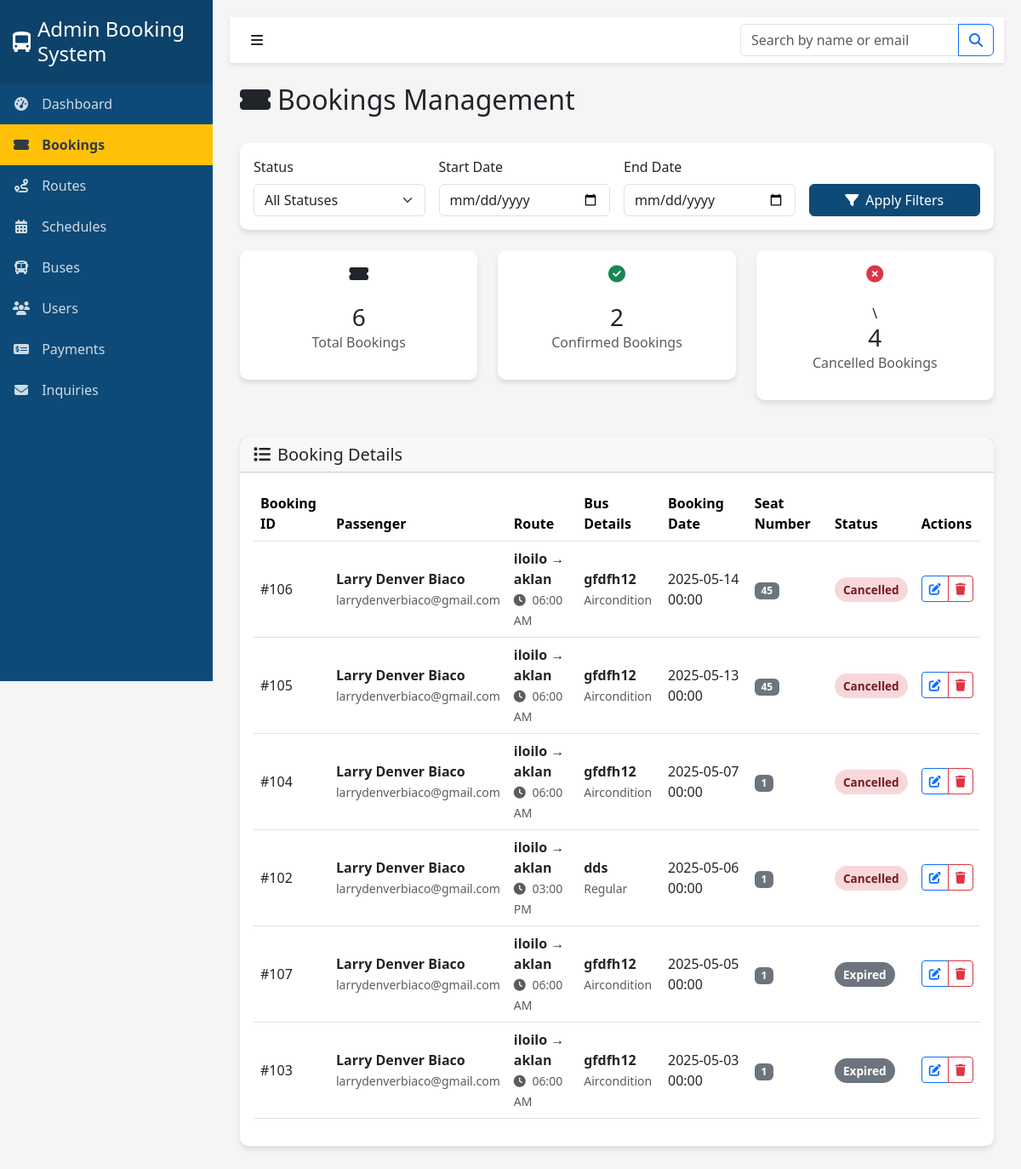
Before: /admin/tabs/bookings_admin.php with the older database file.
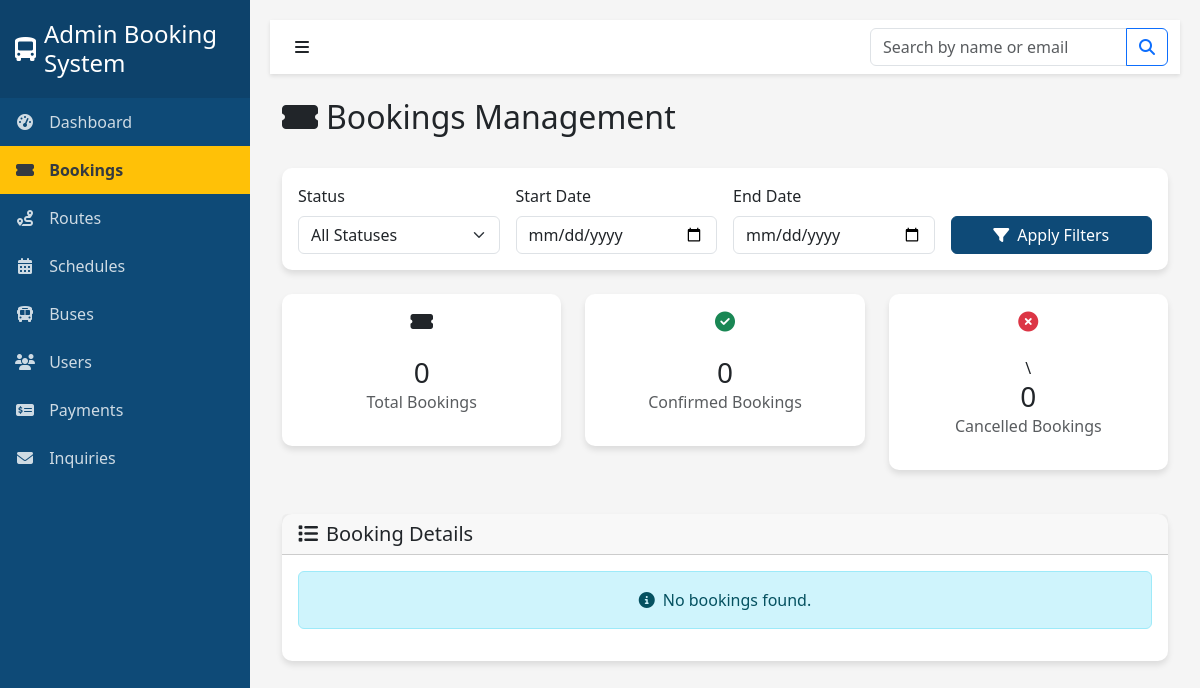
After: the same page with the newer database file.
### tables this page shows
CREATE TABLE `bookings` (
  `id` int(11) NOT NULL,
  `bus_id` int(11) NOT NULL,
  `user_id` int(11) NOT NULL,
  `seat_number` int(11) NOT NULL,
  `passenger_name` varchar(100) DEFAULT NULL,
  `booking_date` date NOT NULL,
  `booking_status` enum('pending','confirmed','cancelled','completed','no_show') NOT NULL DEFAULT 'pending',
  `group_booking_id` varchar(50) DEFAULT NULL,
  `booking_reference` varchar(20) DEFAULT NULL,
  `trip_number` varchar(50) DEFAULT NULL,
  `payment_method` varchar(50) DEFAULT NULL,
  `payment_status` varchar(20) DEFAULT 'pending',
  `payment_proof` varchar(255) DEFAULT NULL,
  `payment_proof_status` varchar(20) DEFAULT 'pending',
  `payment_proof_timestamp` datetime DEFAULT NULL,
  `discount_type` varchar(20) DEFAULT 'regular',
  `discount_id_proof` varchar(255) DEFAULT NULL,
  `discount_verified` tinyint(1) DEFAULT 0,
  `discount_verified_by` int(11) DEFAULT NULL,
  `discount_verified_at` datetime DEFAULT NULL,
  `base_fare` decimal(10,2) DEFAULT NULL,
  `discount_amount` decimal(10,2) DEFAULT 0.00,
  `final_fare` decimal(10,2) DEFAULT NULL,
  `cancel_reason` varchar(255) DEFAULT NULL,
  `cancelled_at` datetime DEFAULT NULL,
  `cancelled_by` int(11) DEFAULT NULL,
  `refund_status` enum('not_applicable','pending','processed','denied') DEFAULT 'not_applicable',
  `refund_amount` decimal(10,2) DEFAULT NULL,
  `refund_note` varchar(255) DEFAULT NULL,
  `refund_processed_by` int(11) DEFAULT NULL,
  `refund_processed_at` datetime DEFAULT NULL,
  `special_requests` text DEFAULT NULL,
  `check_in_time` datetime DEFAULT NULL,
  `boarding_status` enum('not_boarded','boarded','completed') DEFAULT 'not_boarded',
  `qr_code` varchar(255) DEFAULT NULL,
  `created_at` datetime DEFAULT current_timestamp(),
  `updated_at` datetime DEFAULT current_timestamp() ON UPDATE current_timestamp(),
  `passenger_contact` varchar(20) DEFAULT NULL
);

CREATE TABLE `users` (
  `id` int(11) NOT NULL,
  `first_name` varchar(50) NOT NULL,
  `last_name` varchar(50) NOT NULL,
  `gender` enum('male','female','other') NOT NULL,
  `birthdate` date NOT NULL,
  `contact_number` varchar(20) NOT NULL,
  `email` varchar(100) NOT NULL,
  `password` varchar(255) NOT NULL,
  `is_verified` tinyint(1) DEFAULT 0,
  `user_type` enum('customer','admin','staff') DEFAULT 'customer',
  `profile_image` varchar(255) DEFAULT NULL,
  `address` text DEFAULT NULL,
  `emergency_contact` varchar(100) DEFAULT NULL,
  `emergency_phone` varchar(20) DEFAULT NULL,
  `created_at` timestamp NOT NULL DEFAULT current_timestamp(),
  `updated_at` timestamp NOT NULL DEFAULT current_timestamp() ON UPDATE current_timestamp(),
  `last_login` datetime DEFAULT NULL,
  `status` enum('active','inactive','suspended') DEFAULT 'active',
  `full_name` varchar(101) GENERATED ALWAYS AS (concat(`first_name`,' ',`last_name`)) STORED
);

CREATE TABLE `buses` (
  `id` int(11) NOT NULL,
  `bus_type` varchar(50) NOT NULL,
  `seat_capacity` int(11) NOT NULL,
  `plate_number` varchar(20) NOT NULL,
  `driver_name` varchar(100) NOT NULL,
  `conductor_name` varchar(100) NOT NULL,
  `status` enum('Active','Inactive','Under Maintenance') DEFAULT 'Active',
  `route_id` int(11) DEFAULT NULL,
  `route_name` varchar(255) NOT NULL,
  `origin` varchar(100) DEFAULT NULL,
  `destination` varchar(100) DEFAULT NULL,
  `bus_model` varchar(100) DEFAULT NULL,
  `year_manufactured` year(4) DEFAULT NULL,
  `last_maintenance` date DEFAULT NULL,
  `next_maintenance` date DEFAULT NULL,
  `fuel_type` enum('diesel','gasoline','electric','hybrid') DEFAULT 'diesel',
  `wifi_available` tinyint(1) DEFAULT 0,
  `charging_ports` tinyint(1) DEFAULT 0,
  `wheelchair_accessible` tinyint(1) DEFAULT 0,
  `created_at` timestamp NOT NULL DEFAULT current_timestamp(),
  `updated_at` timestamp NOT NULL DEFAULT current_timestamp() ON UPDATE current_timestamp()
);

### admin/tabs/bookings_admin.php (the view, shortened to what the changed rows need)
<?php
require_once "../../backend/connections/config.php";
$bookings = [];
try {
    $whereParams = [];
    $paramTypes = "";
    $baseQuery = "SELECT
                    b.id as booking_id,
                    b.booking_date,
                    b.booking_status,
                    b.seat_number,
                    CONCAT(u.first_name, ' ', u.last_name) as user_name,
                    u.email as user_email,
                    s.origin,
                    s.destination,
                    s.departure_time,
                    bus.plate_number,
                    bus.bus_type,
                    CASE
                        WHEN b.booking_date < CURRENT_DATE AND b.booking_status != 'cancelled' THEN 'expired'
                        ELSE b.booking_status
                    END as display_status
                  FROM bookings b
                  JOIN users u ON b.user_id = u.id
                  JOIN schedules s ON s.bus_id = b.bus_id
                  JOIN buses bus ON bus.id = b.bus_id";
    $baseQuery .= " GROUP BY b.id";
    $baseQuery .= " ORDER BY b.booking_date DESC";
    if (!empty($whereParams)) {
        $stmt = $conn->prepare($baseQuery);
        $stmt->bind_param($paramTypes, ...$whereParams);
        $stmt->execute();
        $result = $stmt->get_result();
    } else {
        $result = $conn->query($baseQuery);
    }
    if ($result) {
        while ($row = $result->fetch_assoc()) {
            $bookings[] = $row;
        }
    }
} catch (Exception $e) {
    $error_message = "Error fetching bookings: " . $e->getMessage();
}
?>
<!DOCTYPE html>
<html lang="en">
<head>
    <link href="https://cdn.jsdelivr.net/npm/bootstrap@5.3.0-alpha1/dist/css/bootstrap.min.css" rel="stylesheet">
    <link rel="stylesheet" href="https://cdnjs.cloudflare.com/ajax/libs/font-awesome/6.1.1/css/all.min.css">
    <link href="../css/admin.css" rel="stylesheet">
</head>
<body>
    <div class="wrapper">
        <div class="content">
            <div class="container-fluid">
                <div class="d-flex justify-content-between align-items-center mb-4">
                    <h2><i class="fas fa-ticket-alt me-2"></i>Bookings Management</h2>
                </div>
                <div class="row mb-4">
                    <div class="col-md-4">
                        <div class="card">
                            <div class="card-body text-center">
                                <h5><i class="fas fa-ticket-alt mb-3"></i></h5>
                                <h3 class="mb-0"><?php echo count($bookings); ?></h3>
                                <p class="text-muted">Total Bookings</p>
                            </div>
                        </div>
                    </div>
                    <div class="col-md-4">
                        <div class="card">
                            <div class="card-body text-center">
                                <h5><i class="fas fa-check-circle mb-3 text-success"></i></h5>
                                <h3 class="mb-0">
                                    <?php
                                    $confirmed = array_filter($bookings, function($booking) {
                                        return $booking['booking_status'] === 'confirmed';
                                    });
                                    echo count($confirmed);
                                    ?>
                                </h3>
                                <p class="text-muted">Confirmed Bookings</p>
                            </div>
                        </div>
                    </div>
                    <div class="col-md-4">
                        <div class="card">
                            <div class="card-body text-center">
                                <h5><i class="fas fa-times-circle mb-3 text-danger"></i></h5>\
                                <h3 class="mb-0">
                                    <?php
                                    $cancelled = array_filter($bookings, function($booking) {
                                        return $booking['booking_status'] === 'cancelled';
                                    });
                                    echo count($cancelled);
                                    ?>
                                </h3>
                                <p class="text-muted">Cancelled Bookings</p>
                            </div>
                        </div>
                    </div>
                </div>
                <div class="card">
                    <div class="card-body">
                        <?php if (count($bookings) > 0): ?>
                        <div class="table-responsive">
                            <table class="table table-hover align-middle">
                                <thead>
                                    <tr>
                                        <th>Booking ID</th>
                                        <th>Passenger</th>
                                        <th>Route</th>
                                        <th>Bus Details</th>
                                        <th>Booking Date</th>
                                        <th>Seat Number</th>
                                        <th>Status</th>
                                        <th>Actions</th>
                                    </tr>
                                </thead>
                                <tbody>
                                    <?php foreach ($bookings as $booking): ?>
                                    <tr>
                                        <td>#<?php echo htmlspecialchars($booking['booking_id']); ?></td>
                                        <td>
                                            <div class="fw-bold"><?php echo htmlspecialchars($booking['user_name']); ?></div>
                                            <small class="text-muted"><?php echo htmlspecialchars($booking['user_email']); ?></small>
                                        </td>
                                        <td>
                                            <div class="fw-bold">
                                                <?php echo htmlspecialchars($booking['origin']); ?> →
                                                <?php echo htmlspecialchars($booking['destination']); ?>
                                            </div>
                                            <small class="text-muted">
                                                <i class="fas fa-clock me-1"></i>
                                                <?php echo date('h:i A', strtotime($booking['departure_time'])); ?>
                                            </small>
                                        </td>
                                        <td>
                                            <div class="fw-bold"><?php echo htmlspecialchars($booking['plate_number']); ?></div>
                                            <small class="text-muted"><?php echo htmlspecialchars($booking['bus_type']); ?></small>
                                        </td>
                                        <td>
                                            <?php echo date('Y-m-d H:i', strtotime($booking['booking_date'])); ?>
                                        </td>
                                        <td>
                                            <span class="badge bg-secondary">
                                                <?php echo htmlspecialchars($booking['seat_number']); ?>
                                            </span>
                                        </td>
                                        <td>
                                            <?php
                                            $status_class = '';
                                            switch ($booking['display_status']) {
                                                case 'cancelled':
                                                    $status_class = 'status-cancelled';
                                                    break;
                                                case 'expired':
                                                    $status_class = 'status-expired';
                                                    break;
                                            }
                                            ?>
                                            <span class="booking-status <?php echo $status_class; ?>">
                                                <?php echo ucfirst(htmlspecialchars($booking['display_status'])); ?>
                                            </span>
                                        </td>
                                        <td>
                                            <div class="btn-group" role="group">
                                                <button type="button" class="btn btn-sm btn-outline-primary"
                                                        data-bs-toggle="modal"
                                                        data-bs-target="#updateBookingModal"
                                                        data-booking-id="<?php echo $booking['booking_id']; ?>"
                                                        data-current-status="<?php echo $booking['booking_status']; ?>">
                                                    <i class="fas fa-edit"></i>
                                                </button>
                                                <button type="button" class="btn btn-sm btn-outline-danger"
                                                        data-bs-toggle="modal"
                                                        data-bs-target="#deleteBookingModal"
                                                        data-booking-id="<?php echo $booking['booking_id']; ?>"
                                                        data-passenger-name="<?php echo htmlspecialchars($booking['user_name']); ?>">
                                                    <i class="fas fa-trash"></i>
                                                </button>
                                            </div>
                                        </td>
                                    </tr>
                                    <?php endforeach; ?>
                                </tbody>
                            </table>
                        </div>
                        <?php else: ?>
                        <div class="alert alert-info text-center">
                            <i class="fas fa-info-circle me-2"></i>No bookings found.
                        </div>
                        <?php endif; ?>
                    </div>
                </div>
            </div>
        </div>
    </div>
</body>
</html>

Changed rows visible on the page:
removed bookings: id "106", user_name "Larry Denver Biaco", user.email "larrydenverbiaco@gmail.com", origin "iloilo", destination "aklan", departure_time "06:00 AM", bus.plate_number "gfdfh12", bus.bus_type "Aircondition", booking_date "2025-05-14 00:00", seat_number "45", display_status "Cancelled"
removed bookings: id "105", user_name "Larry Denver Biaco", user.email "larrydenverbiaco@gmail.com", origin "iloilo", destination "aklan", departure_time "06:00 AM", bus.plate_number "gfdfh12", bus.bus_type "Aircondition", booking_date "2025-05-13 00:00", seat_number "45", display_status "Cancelled"
removed bookings: id "104", user_name "Larry Denver Biaco", user.email "larrydenverbiaco@gmail.com", origin "iloilo", destination "aklan", departure_time "06:00 AM", bus.plate_number "gfdfh12", bus.bus_type "Aircondition", booking_date "2025-05-07 00:00", seat_number "1", display_status "Cancelled"
removed bookings: id "102", user_name "Larry Denver Biaco", user.email "larrydenverbiaco@gmail.com", origin "iloilo", destination "aklan", departure_time "03:00 PM", bus.plate_number "dds", bus.bus_type "Regular", booking_date "2025-05-06 00:00", seat_number "1", display_status "Cancelled"
removed bookings: id "107", user_name "Larry Denver Biaco", user.email "larrydenverbiaco@gmail.com", origin "iloilo", destination "aklan", departure_time "06:00 AM", bus.plate_number "gfdfh12", bus.bus_type "Aircondition", booking_date "2025-05-05 00:00", seat_number "1", display_status "Expired"
removed bookings: id "103", user_name "Larry Denver Biaco", user.email "larrydenverbiaco@gmail.com", origin "iloilo", destination "aklan", departure_time "06:00 AM", bus.plate_number "gfdfh12", bus.bus_type "Aircondition", booking_date "2025-05-03 00:00", seat_number "1", display_status "Expired"
Other visible differences:
count($bookings): "6" → "0"
count($confirmed): "2" → "0"
count($cancelled): "4" → "0"
text no longer shown: "Booking ID Passenger Route Bus Details Booking Date Seat Number Status Actions"
text now shown: "No bookings found."
